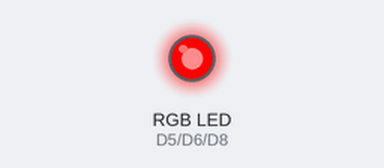
Recording of a program running on a simulated ESP8266 (NodeMCU). Shown: an RGB LED mixed from three pins (HIGH = lit). Dim RGB values are drawn brighter than linear; random numbers use the default seed unless the program sets one; what the program prints to the serial monitor is not drawn.

Above: at 0.1 s.
At 4.2 s:
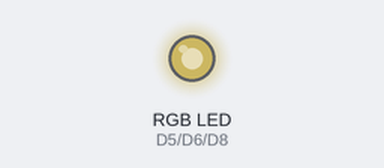
At 7.5 s:
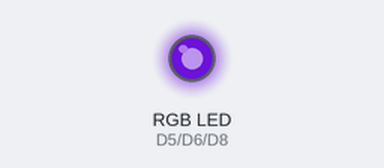
At 14.2 s:
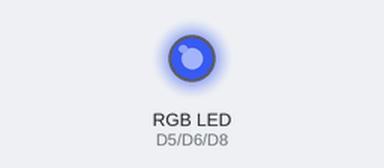
At 23.0 s:
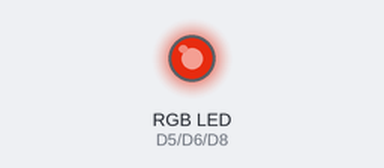
At 35.4 s:
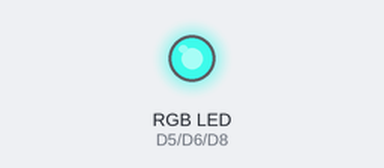
Timing chart, 0 to 40.0 s (numbered marks = the images above):
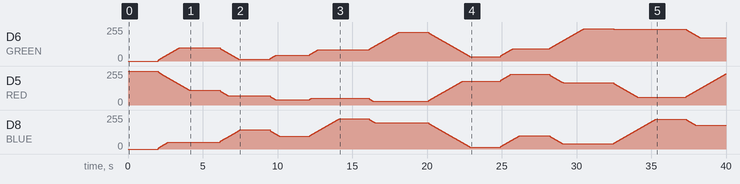

The program:

main.cpp
```cpp
/**
 * Blink
 *
 * Turns on an LED on for one second,
 * then off for one second, repeatedly.
 */
#include "Arduino.h"

// Set LED_BUILTIN if it is not defined by Arduino framework
// #define LED_BUILTIN 13
#define RED D5
#define GREEN D6
#define BLUE D8

const int COLOUR_TIME_LENGTH = 2000;
const int changeBy = 4;
int r = 1023;
int g = 0;
int b = 0;
int r2;
int g2;
int b2;

// function sends the colour to the LEDs
void doColour(int r, int g, int b) {
  analogWrite(RED, r);
  analogWrite(GREEN, g);
  analogWrite(BLUE, b);
}

// function makes sure numbers never overshoot 255 and never go negative
int correctNumber(int number) {
  if (number >= 1023) {
    number = 1023;
  } else if (number <= 0) {
    number = 0;
  }
  return number;
}

// If current number is less than target number, increase current number by changeBy.
// If current number is greater than target number, decrease current number by changeBy.
// If current number is less than or greater than target number by the value of changeBy,
// make it so current number equals target number
int transitionNumber(int n, int n2) {
  if (n2 > n) {
    n = correctNumber(n + changeBy);
  } else if (n2 < n) {
    n = correctNumber(n - changeBy);
  }
  if ((n >= n2-changeBy) && (n <= n2+changeBy)) {
    n = n2;
  }
  return n;
}

void setup()
{
  pinMode(RED, OUTPUT);
  pinMode(GREEN, OUTPUT);
  pinMode(BLUE, OUTPUT);
  Serial.begin(9600);

}

void loop()
{

  // Target colour
  r2 = random(0, 1023);
  g2 = random(0, 1023);
  b2 = random(0, 1023);

  doColour(r, g, b);
  delay(COLOUR_TIME_LENGTH);

  do {

    r = transitionNumber(r, r2);
    g = transitionNumber(g, g2);
    b = transitionNumber(b, b2);

    doColour(r, g, b);

    Serial.println(r);
    Serial.println(g);
    Serial.println(b);

    delay(3);

  } while ( (r != r2) || (g != g2) || (b != b2) );

}
```

setupwifi.cpp
```cpp
// /*********
//   Rui Santos
//   Complete project details at https://randomnerdtutorials.com
// *********/

// #include <ESP8266WiFi.h>
// #include <DNSServer.h>
// #include <ESP8266WebServer.h>
// #include <WiFiManager.h>         // https://github.com/tzapu/WiFiManager

// // Set web server port number to 80
// WiFiServer server(80);

// // Variable to store the HTTP request
// String header;

// // Auxiliar variables to store the current output state
// String output5State = "off";
// String output4State = "off";

// // Assign output variables to GPIO pins
// const int output5 = 5;
// const int output4 = 4;

// void setup() {
//   Serial.begin(115200);

//   // Initialize the output variables as outputs
//   pinMode(output5, OUTPUT);
//   pinMode(output4, OUTPUT);
//   // Set outputs to LOW
//   digitalWrite(output5, LOW);
//   digitalWrite(output4, LOW);

//   // WiFiManager
//   // Local intialization. Once its business is done, there is no need to keep it around
//   WiFiManager wifiManager;

//   // Uncomment and run it once, if you want to erase all the stored information
//   //wifiManager.resetSettings();

//   // set custom ip for portal
//   //wifiManager.setAPConfig(IPAddress(10,0,1,1), IPAddress(10,0,1,1), IPAddress(255,255,255,0));

//   // fetches ssid and pass from eeprom and tries to connect
//   // if it does not connect it starts an access point with the specified name
//   // here  "AutoConnectAP"
//   // and goes into a blocking loop awaiting configuration
//   wifiManager.autoConnect("AutoConnectAP");
//   // or use this for auto generated name ESP + ChipID
//   //wifiManager.autoConnect();

//   // if you get here you have connected to the WiFi
//   Serial.println("Connected.");

//   server.begin();
// }

// void loop(){
//   WiFiClient client = server.available();   // Listen for incoming clients

//   if (client) {                             // If a new client connects,
//     Serial.println("New Client.");          // print a message out in the serial port
//     String currentLine = "";                // make a String to hold incoming data from the client
//     while (client.connected()) {            // loop while the client's connected
//       if (client.available()) {             // if there's bytes to read from the client,
//         char c = client.read();             // read a byte, then
//         Serial.write(c);                    // print it out the serial monitor
//         header += c;
//         if (c == '\n') {                    // if the byte is a newline character
//           // if the current line is blank, you got two newline characters in a row.
//           // that's the end of the client HTTP request, so send a response:
//           if (currentLine.length() == 0) {
//             // HTTP headers always start with a response code (e.g. HTTP/1.1 200 OK)
//             // and a content-type so the client knows what's coming, then a blank line:
//             client.println("HTTP/1.1 200 OK");
//             client.println("Content-type:text/html");
//             client.println("Connection: close");
//             client.println();

//             // turns the GPIOs on and off
//             if (header.indexOf("GET /5/on") >= 0) {
//               Serial.println("GPIO 5 on");
//               output5State = "on";
//               digitalWrite(output5, HIGH);
//             } else if (header.indexOf("GET /5/off") >= 0) {
//               Serial.println("GPIO 5 off");
//               output5State = "off";
//               digitalWrite(output5, LOW);
//             } else if (header.indexOf("GET /4/on") >= 0) {
//               Serial.println("GPIO 4 on");
//               output4State = "on";
//               digitalWrite(output4, HIGH);
//             } else if (header.indexOf("GET /4/off") >= 0) {
//               Serial.println("GPIO 4 off");
//               output4State = "off";
//               digitalWrite(output4, LOW);
//             }

//             // Display the HTML web page
//             client.println("<!DOCTYPE html><html>");
//             client.println("<head><meta name=\"viewport\" content=\"width=device-width, initial-scale=1\">");
//             client.println("<link rel=\"icon\" href=\"data:,\">");
//             // CSS to style the on/off buttons
//             // Feel free to change the background-color and font-size attributes to fit your preferences
//             client.println("<style>html { font-family: Helvetica; display: inline-block; margin: 0px auto; text-align: center;}");
//             client.println(".button { background-color: #195B6A; border: none; color: white; padding: 16px 40px;");
//             client.println("text-decoration: none; font-size: 30px; margin: 2px; cursor: pointer;}");
//             client.println(".button2 {background-color: #77878A;}</style></head>");

//             // Web Page Heading
//             client.println("<body><h1>ESP8266 Web Server</h1>");

//             // Display current state, and ON/OFF buttons for GPIO 5
//             client.println("<p>GPIO 5 - State " + output5State + "</p>");
//             // If the output5State is off, it displays the ON button
//             if (output5State=="off") {
//               client.println("<p><a href=\"/5/on\"><button class=\"button\">ON</button></a></p>");
//             } else {
//               client.println("<p><a href=\"/5/off\"><button class=\"button button2\">OFF</button></a></p>");
//             }

//             // Display current state, and ON/OFF buttons for GPIO 4
//             client.println("<p>GPIO 4 - State " + output4State + "</p>");
//             // If the output4State is off, it displays the ON button
//             if (output4State=="off") {
//               client.println("<p><a href=\"/4/on\"><button class=\"button\">ON</button></a></p>");
//             } else {
//               client.println("<p><a href=\"/4/off\"><button class=\"button button2\">OFF</button></a></p>");
//             }
//             client.println("</body></html>");

//             // The HTTP response ends with another blank line
//             client.println();
//             // Break out of the while loop
//             break;
//           } else { // if you got a newline, then clear currentLine
//             currentLine = "";
//           }
//         } else if (c != '\r') {  // if you got anything else but a carriage return character,
//           currentLine += c;      // add it to the end of the currentLine
//         }
//       }
//     }
//     // Clear the header variable
//     header = "";
//     // Close the connection
//     client.stop();
//     Serial.println("Client disconnected.");
//     Serial.println("");
//   }
// }
// View raw c
```
